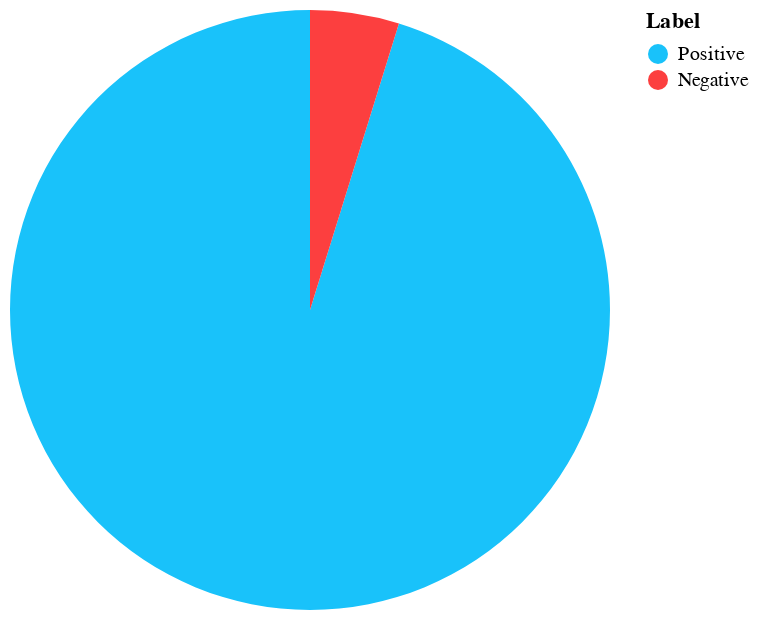

Notebook code for this chart:
### Code cell
label_count = senti_df['label'].value_counts()
poss = label_count.get('POSITIVE')
negs = label_count.get('NEGATIVE')

pie = pie_chart(poss, negs)
pie.interactive()

### Figure 1 — Vega-Lite specification as saved in the notebook (floating-point values rounded to 4 significant figures)
{"config": {"view": {"continuousWidth": 300, "continuousHeight": 300}}, "data": {"name": "data-065f1b222fa4b187c65a3caa55ccf38d"}, "mark": {"type": "arc"}, "encoding": {"color": {"field": "Label", "scale": {"domain": ["Positive", "Negative"], "range": ["#19c2fa", "#fc3f3f"]}, "type": "nominal"}, "theta": {"field": "Count", "type": "quantitative"}, "tooltip": [{"field": "Label", "type": "nominal"}, {"field": "Count", "type": "quantitative"}, {"field": "Percentage", "type": "nominal"}]}, "params": [{"name": "param_2", "select": {"type": "interval", "encodings": ["x", "y"]}, "bind": "scales"}], "$schema": "https://vega.github.io/schema/vega-lite/v5.16.3.json", "datasets": {"data-065f1b222fa4b187c65a3caa55ccf38d": [{"Label": "Positive", "Count": 974, "Percentage": "95.21016617790812%"}, {"Label": "Negative", "Count": 49, "Percentage": "4.789833822091887%"}]}}
